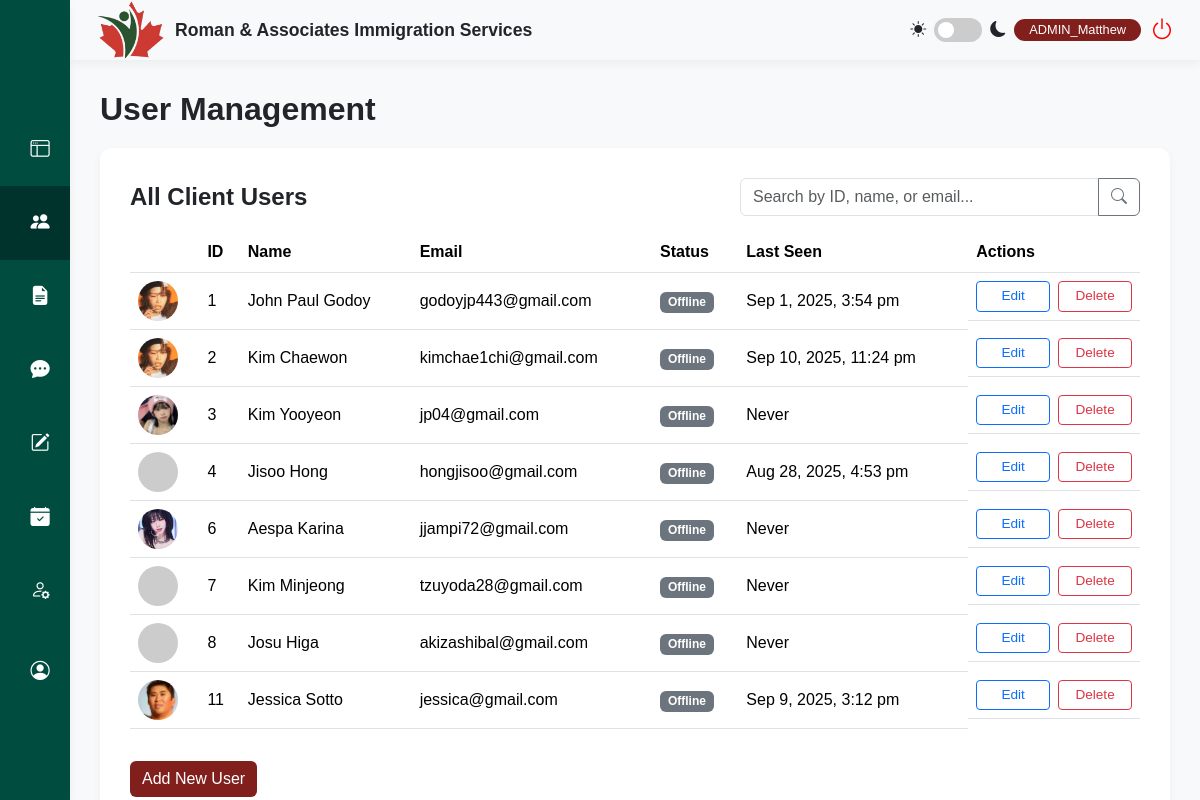
Before: /admin/user_management.php (signed in) with the older database file.
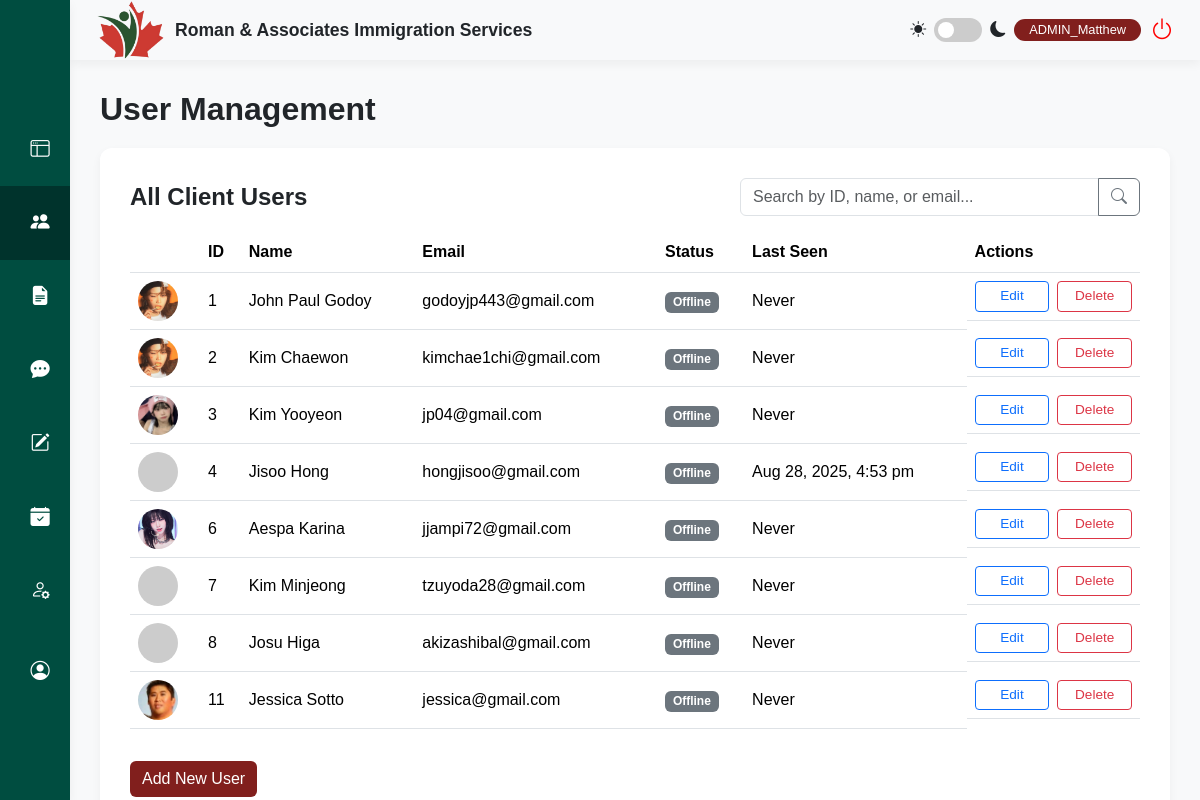
After: the same page with the newer database file.
### tables this page shows
CREATE TABLE `users` (
  `id` int(11) NOT NULL,
  `firstName` varchar(50) NOT NULL,
  `lastName` varchar(50) NOT NULL,
  `address` varchar(255) NOT NULL,
  `phone` varchar(20) NOT NULL,
  `email` varchar(100) NOT NULL,
  `password` varchar(255) NOT NULL,
  `profileImage` varchar(255) DEFAULT NULL,
  `location` varchar(255) DEFAULT NULL,
  `birthday` date DEFAULT NULL,
  `facebook` varchar(255) DEFAULT NULL,
  `instagram` varchar(255) DEFAULT NULL,
  `gmail` varchar(255) DEFAULT NULL,
  `email_notifications` tinyint(1) NOT NULL DEFAULT 1,
  `dark_mode` tinyint(1) NOT NULL DEFAULT 0,
  `documents_uploaded` tinyint(1) NOT NULL DEFAULT 0,
  `profile_picture_uploaded` tinyint(1) NOT NULL DEFAULT 0,
  `birthday_added` tinyint(1) NOT NULL DEFAULT 0,
  `social_links_added` tinyint(1) NOT NULL DEFAULT 0,
  `has_seen_tour` tinyint(1) NOT NULL DEFAULT 0,
  `role` varchar(50) NOT NULL DEFAULT 'client',
  `status` varchar(50) NOT NULL DEFAULT 'Inactive',
  `last_login` datetime DEFAULT NULL,
  `last_activity` datetime DEFAULT NULL,
  `reset_token_hash` varchar(64) DEFAULT NULL,
  `reset_token_expires_at` datetime DEFAULT NULL
);

### admin/user_management.php (the view, shortened to what the changed rows need)
<?php
require_once '../config.php';
$users = [];
$sql_users = "SELECT id, firstName, lastName, email, last_activity, profileImage FROM users WHERE role LIKE '%Client%' ORDER BY id ASC";
if ($result = $conn->query($sql_users)) {
    while ($row = $result->fetch_assoc()) {
        $users[] = $row;
    }
} else {
    echo "ERROR: Could not execute user list query. " . $conn->error;
}
?>
<!doctype html>
<html lang="en">
<head>
    <link href="https://cdn.jsdelivr.net/npm/bootstrap@5.3.3/dist/css/bootstrap.min.css" rel="stylesheet">
    <link rel="stylesheet" href="https://cdn.jsdelivr.net/npm/bootstrap-icons@1.11.3/font/bootstrap-icons.min.css">
    <link rel="stylesheet" href="style.css">
</head>
<body>
    <div class="main-wrapper">
        <div class="content-area">
            <?php require_once 'header.php'; ?>
            <main class="main-content">
                <h1>User Management</h1>
                <div class="content-card">
                    <div class="d-flex flex-column flex-md-row justify-content-between align-items-center mb-3">
                        <h2 class="mb-3 mb-md-0">All Client Users</h2>
                    </div>
                    <div class="table-responsive">
                        <table class="table table-hover align-middle">
                            <thead>
                                <tr>
                                    <th></th>
                                    <th>ID</th>
                                    <th>Name</th>
                                    <th>Email</th>
                                    <th>Status</th>
                                    <th>Last Seen</th>
                                    <th>Actions</th>
                                </tr>
                            </thead>
                            <tbody id="user-table-body">
                                <?php if (!empty($users)): ?>
                                    <?php foreach ($users as $user): ?>
                                        <tr data-user-id="<?php echo $user['id']; ?>">
                                            <td>
                                                <?php
                                                    $avatar_path = !empty($user['profileImage']) ? '../' . htmlspecialchars($user['profileImage']) : 'https://placehold.co/40x40/666777/FFF?text=??';
                                                ?>
                                                <img src="<?php echo $avatar_path; ?>" alt="Avatar" class="table-avatar" onerror="this.onerror=null;this.src='https://placehold.co/40x40/666777/FFF?text=??';">
                                            </td>
                                            <td><?php echo $user['id']; ?></td>
                                            <td data-field="name"><?php echo htmlspecialchars($user['firstName'] . ' ' . $user['lastName']); ?></td>
                                            <td data-field="email"><?php echo htmlspecialchars($user['email']); ?></td>
                                            <td>
                                                <?php
                                                    $is_online = false;
                                                    echo $is_online ? '<span class="badge bg-success">Online</span>' : '<span class="badge bg-secondary">Offline</span>';
                                                ?>
                                            </td>
                                            <td><?php echo $user['last_activity'] ? date('M j, Y, g:i a', strtotime($user['last_activity'])) : 'Never'; ?></td>
                                            <td>
                                                <button class="btn btn-sm btn-outline-primary edit-user-btn"
                                                        data-bs-toggle="modal"
                                                        data-bs-target="#editUserModal"
                                                        data-user-id="<?php echo $user['id']; ?>"
                                                        data-first-name="<?php echo htmlspecialchars($user['firstName']); ?>"
                                                        data-last-name="<?php echo htmlspecialchars($user['lastName']); ?>"
                                                        data-email="<?php echo htmlspecialchars($user['email']); ?>">Edit</button>
                                                <button class="btn btn-sm btn-outline-danger delete-user-btn"
                                                        data-bs-toggle="modal"
                                                        data-bs-target="#deleteConfirmModal"
                                                        data-user-id="<?php echo $user['id']; ?>"
                                                        data-name="<?php echo htmlspecialchars($user['firstName'] . ' ' . $user['lastName']); ?>">Delete</button>
                                            </td>
                                        </tr>
                                    <?php endforeach; ?>
                                <?php else: ?>
                                    <tr>
                                        <td colspan="7" class="text-center">No client users found.</td>
                                    </tr>
                                <?php endif; ?>
                            </tbody>
                        </table>
                    </div>
                </div>
            </main>
        </div>
    </div>
</body>
</html>

Changed rows visible on the page:
changed users "John Paul Godoy": last_activity "Sep 1, 2025, 3:54 pm" → (not shown); now shows "Never"
changed users "Kim Chaewon": last_activity "Sep 10, 2025, 11:24 pm" → (not shown); now shows "Never"
changed users "Jessica Sotto": last_activity "Sep 9, 2025, 3:12 pm" → (not shown); now shows "Never"
